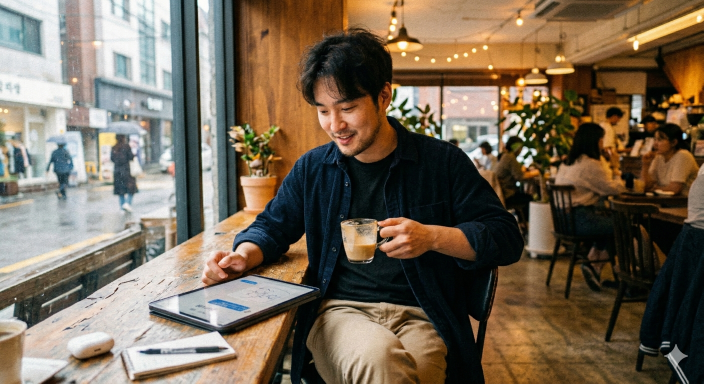
#> input picture 1777984005041.png, 1408 x 768 px (shown at 1/2 size)
$ python -i kasun_filter.py   (imports and definitions only)
#> lines starting #> are read from the running program, lines starting #| are printed output that depends on the picture
"""한심함 (kasun) maximizer — push SD output toward the actual aesthetics
of the 하찮은 프롬프트 trend.

Pre-filter steps that meaningfully improve both modes:
  - MedianFilter to flatten gradients into solid regions
  - Saturation boost so quantize picks vivid colors instead of muddy grey

Looking at real outputs of the trend, there are TWO distinct sub-styles
inside what people call "낙서풍":

  - **단색선 (line-only)**: black lines on white paper, no colour fill.
    Achieved by edge detection + threshold + dilation.

  - **컬러 낙서풍 (color flat-fill)**: 4-6 flat colours bounded by thick
    black outlines, like a kid filling in a colouring book.
    Achieved by posterise + edge detection on the posterised image,
    composite back together.

Both pipelines are pure pixel ops — downsample, edge filter, threshold,
palette quantize, dilate, composite, nearest upscale. Each maps 1:1 to
iOS Core Image / Android Bitmap APIs. No extra ML model on top of
SD-Turbo.

The earlier bilevel-only `kasun()` is kept as `kasun_bilevel` for
reference — it gives a Game-Boy-bitmap look that is its own thing but
not what 하찮은 프롬프트 actually produces.
"""
from __future__ import annotations

import random

from PIL import Image, ImageDraw, ImageEnhance, ImageFilter, ImageOps


# ---------------------------------------------------------------------------
# Mode 1 — 단색선  (line-only, black on white)
# ---------------------------------------------------------------------------

# [37 lines left out: function kasun_line, not called in this run]


# ---------------------------------------------------------------------------
# Mode 2 — 컬러 낙서풍  (flat colour fill + thick outlines)
# ---------------------------------------------------------------------------

def kasun_color(
    img: Image.Image,
    grid: int = 128,
    colors: int = 6,
    line_threshold: int = 60,
    dilate: int = 0,
    smooth: int = 5,
    saturation: float = 1.6,
    output_size: int = 1024,
    bg_to_white: bool = True,
    bg_dark_threshold: int = 220,
) -> Image.Image:
    """Flat colour fill + thin black outline doodle (the colour
    flat-fill sub-style).

    grid:           edge length of the small intermediate image.
    colors:         palette size after median-cut. 5-6 is the sweet
                    spot for "bucket-fill" feel.
    line_threshold: cutoff for FIND_EDGES on the *posterised* image.
    dilate:         number of MaxFilter passes on the edge mask. 0 =
                    sharpie-thin lines (closer to the reference doodle).
    smooth:         MedianFilter kernel size before quantize. Flattens
                    SD's gradient noise into solid regions.
    saturation:     ImageEnhance.Color factor before quantize so the
                    palette picks vivid hues instead of muddy greys.
    output_size:    final upscaled PNG edge length.
    """
    src = img.convert("RGB")
    if smooth > 1:
        src = src.filter(ImageFilter.MedianFilter(smooth))
    if saturation != 1.0:
        src = ImageEnhance.Color(src).enhance(saturation)

    small = src.resize((grid, grid), Image.LANCZOS)

    # FASTOCTREE produces a more *uniform* palette across the colour
    # cube than median-cut, so a saturated input does not collapse to
    # one tone the way it does with median-cut on a white-dominant image.
    quantized = small.quantize(
        colors=colors, method=Image.Quantize.FASTOCTREE
    ).convert("RGB")

    # Optional: detect the dominant background colour and replace it with
    # white. ChatGPT's 하찮은 result always has a clean white paper BG,
    # but SD-Turbo natively generates full scenes. This step approximates
    # the abstraction step the GPT-4o model performs internally.
    if bg_to_white:
        quantized = _swap_dominant_dark_with_white(
            quantized, bg_dark_threshold
        )

    edges = quantized.convert("L").filter(ImageFilter.FIND_EDGES)
    edge_mask = edges.point(lambda p: 255 if p > line_threshold else 0, mode="L")

    for _ in range(max(0, dilate)):
        edge_mask = edge_mask.filter(ImageFilter.MaxFilter(3))

    black = Image.new("RGB", quantized.size, (0, 0, 0))
    composite = Image.composite(black, quantized, edge_mask)

    return composite.resize((output_size, output_size), Image.NEAREST)


def _swap_dominant_dark_with_white(
    img: Image.Image, dark_threshold: int = 220
) -> Image.Image:
    """Replace only the connected background region with white.

    Flood-fills from each of the four corners up to a small colour
    tolerance. So if the man's hair happens to share a quantize bucket
    with the cafe BG, only the BG (which is reachable from the corners)
    becomes white — the hair stays black because it is an isolated
    island of that colour.
    """
    rgb = img.convert("RGB").copy()
    w, h = rgb.size

    # Seed flood-fill from many points along all four edges. Every region
    # connected to any edge gets converted to white. Anything fully
    # surrounded by other regions (the man, his coffee, hair, etc.) is
    # NOT reachable from the edge and stays untouched.
    step = max(1, min(w, h) // 12)
    seeds: list[tuple[int, int]] = []
    for x in range(0, w, step):
        seeds.append((x, 0))
        seeds.append((x, h - 1))
    for y in range(0, h, step):
        seeds.append((0, y))
        seeds.append((w - 1, y))

    for x, y in seeds:
        px = rgb.getpixel((x, y))
        # Only flood from pixels that aren't already white-ish — saves work.
        if sum(px) >= dark_threshold:
            continue
        try:
            ImageDraw.floodfill(
                rgb,
                xy=(x, y),
                value=(255, 255, 255),
                thresh=20,
            )
        except Exception:
            pass

    return rgb


# ---------------------------------------------------------------------------
# Bonus — extreme bitmap, kept from v1 for the "Game Boy" aesthetic
# ---------------------------------------------------------------------------

GAMEBOY_PALETTE = [
    (15, 56, 15),
    (48, 98, 48),
    (139, 172, 15),
    (155, 188, 15),
]


# [105 lines left out: functions kasun_bilevel, kasun_with_palette, kasun, _otsu_threshold, _palette_image, not called in this run]


def kasun_with_accent(*args, **kwargs):  # noqa: D401
    """Deprecated — use kasun_color() instead."""
    return kasun_color(*args, **kwargs)

>>> from PIL import Image
>>> picture = Image.open('../1777984005041.png')
#> picture is the input picture: PIL image 1408x768 RGB; mean R, G, B 118.4, 104.1, 86.1
>>> result = kasun_color(picture)
#> in kasun_color, `src = ImageEnhance.Color(src).enhance(saturation)`:
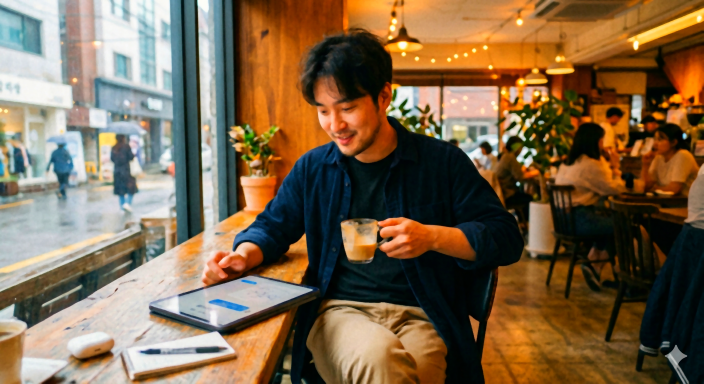
#> src: PIL image 1408x768 RGB (shown at 1/2 size); mean R, G, B 125.2, 102.2, 75.3
#> in kasun_color, `small = src.resize((grid, grid), Image.LANCZOS)`:
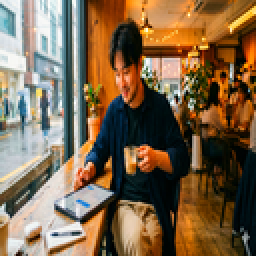
#> small: PIL image 128x128 RGB (shown 2 times larger); mean R, G, B 125.3, 102.2, 75.5
#> in kasun_color, `quantized = small.quantize( colors=colors, method=Image.Quantize.FASTO..`:
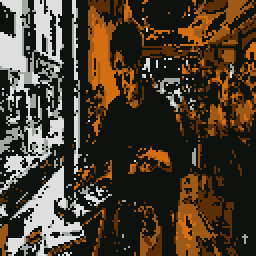
#> quantized: PIL image 128x128 RGB (shown 2 times larger); mean R, G, B 74.8, 62, 45.1
#> the loop in _swap_dominant_dark_with_white, `for x, y in seeds:` made 52 passes
#> px on passes 1 to 12: (221, 222, 221), (14, 18, 14), (221, 222, 221), (14, 18, 14), (14, 18, 14), (221, 222, 221), (221, 222, 221), (14, 18, 14), (255, 255, 255), (255, 255, 255), (92, 46, 6), (255, 255, 255)
#> after the loop in _swap_dominant_dark_with_white, `for x, y in seeds:`:
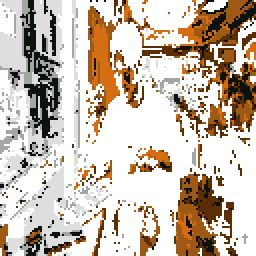
#> rgb: PIL image 128x128 RGB (shown 2 times larger); mean R, G, B 204.3, 190, 175.6
#> in kasun_color, `edge_mask = edges.point(lambda p: 255 if p > line_threshold else 0, mo..`:
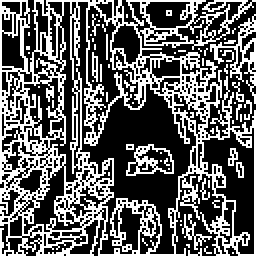
#> edge_mask: PIL image 128x128 L (shown 2 times larger); 37.5% white in thin lines or dots
#> in kasun_color, `black = Image.new("RGB", quantized.size, (0, 0, 0))`: black: PIL image 128x128 RGB; every value is 0
#> in kasun_color, `composite = Image.composite(black, quantized, edge_mask)`:
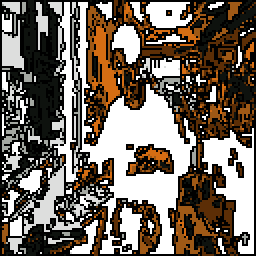
#> composite: PIL image 128x128 RGB (shown 2 times larger); mean R, G, B 116.2, 105.6, 95
#> in kasun_color, `return composite.resize((output_size, output_size), Image.NEAREST)`:
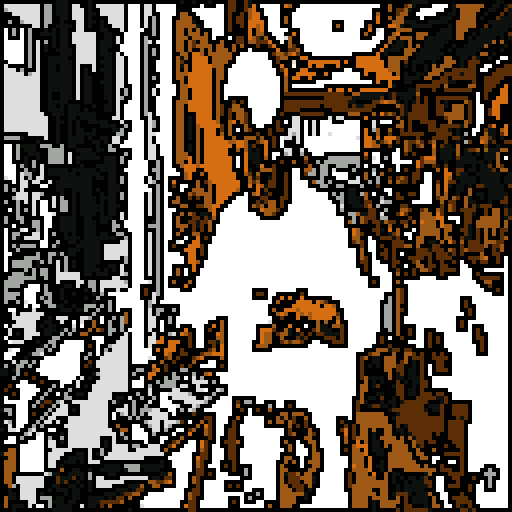
#> returned value: PIL image 1024x1024 RGB (shown at 1/2 size); mean R, G, B 116.2, 105.6, 95
